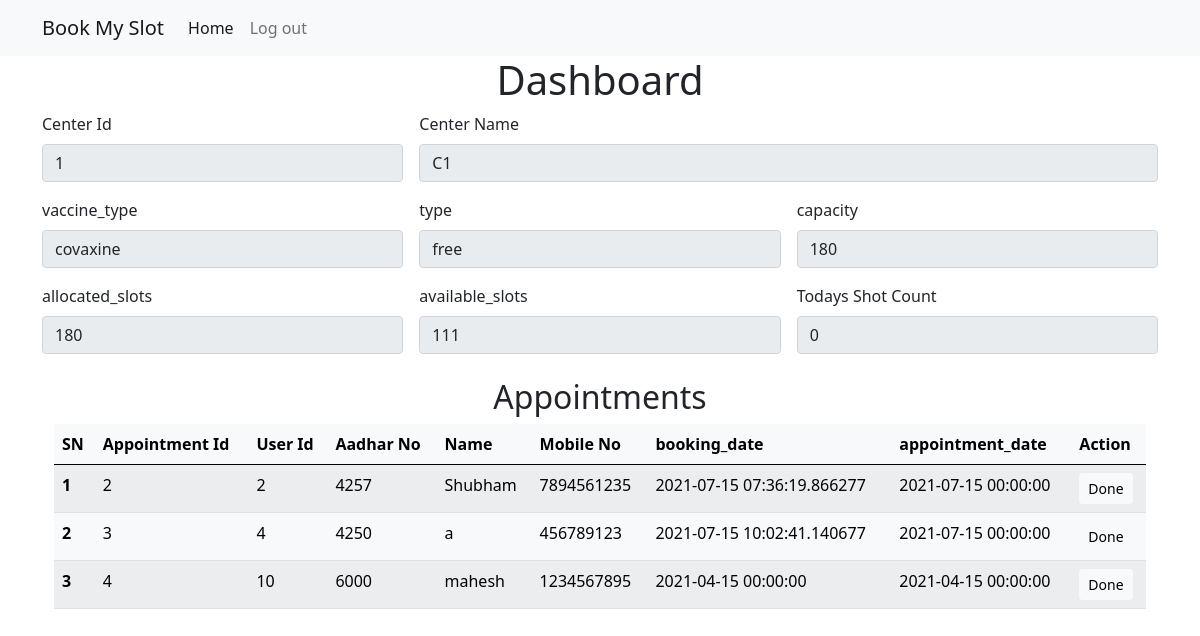
/center_dashboard (signed in), run on the app's committed database.
### models.py (models this page shows)
class Center(db.Model):
    __tablename__= 'centers'
    center_id=db.Column(db.Integer, primary_key=True)
    center_name=db.Column(db.String(100), nullable=False)
    city=db.Column(db.String(100), nullable=False)
    district=db.Column(db.String(100), nullable=False)
    pin_code=db.Column(db.String(100), nullable=False)
    capacity=db.Column(db.String(100),nullable=False)
    allocated_slots=db.Column(db.Integer, nullable=False)
    available_slots=db.Column(db.Integer, nullable=False)
    vaccine_type=db.Column(db.String(100),nullable=False)
    type=db.Column(db.String, nullable=False)

class Bookings(db.Model):
    __tablename__= 'bookings'
    booking_id=db.Column(db.Integer, primary_key=True)
    user_id=db.Column(db.Integer,db.ForeignKey('users.id'))
    center_id=db.Column(db.Integer,db.ForeignKey('centers.center_id'))
    vaccine=db.Column(db.String(100),default='V1')
    type=db.Column(db.String,default='free')
    booking_date=db.Column(db.DateTime, default=datetime.datetime.utcnow())
    appointment_date=db.Column(db.DateTime, default=datetime.datetime.utcnow())

class User(db.Model,UserMixin):
    __tablename__= 'users'
    id=db.Column(db.Integer, primary_key=True)
    first_name=db.Column(db.String(100), nullable=False)
    last_name=db.Column(db.String(100), nullable=False)
    aadhar_no=db.Column(db.Integer(), nullable=False)
    birth_year=db.Column(db.Integer(), nullable=False)
    email=db.Column(db.String(100),nullable=False)
    mobile_no=db.Column(db.Integer(), nullable=False)
    password=db.Column(db.String(100), nullable=False)
    dose = db.Column(db.Integer(), nullable=True)

### routes.py (the view)
@app.route("/center_dashboard")
def center_dashboard():
    center =get_center(current_user.center_id)
    data=user_and_appo_data()
    return render_template('center_dashboard.html',center=center,data=data)

### auth.py (called while the page is built)
@login_manager.user_loader
def load_user(user_id):
    user=session.get('user_cat')
    if user == "Staff":
        return Staff.query.get(user_id)
    else:
        return User.query.get(user_id)

### models.py (called while the page is built)
def get_center(center_id):
    result = Center.query.get(center_id)
    center = center_schema.dump(result)
    return center

def user_and_appo_data():
    result = db.session.query(User,Bookings).join(Bookings).all()
    data = []
    for u,b in result:
        dic = {
        "birth_year":u.birth_year,
        "user_id":u.id,
        "mobile_no":u.mobile_no,
        "last_name":u.last_name,
        "dose":u.dose,
        "email":u.email,
        "first_name":u.first_name,
        "aadhar_no":u.aadhar_no,
        "booking_date":b.booking_date,
        "center_id":b.center_id,
        "appointment_date":b.appointment_date,
        "booking_id":b.booking_id,
        }
        data.append(dic)
        dic = {}
    return data

### templates/center_dashboard.html (shortened to what this page needs)
{% extends 'base.html' %}
{% block body %}
<div class="container profile-container">
    <h1 class="center-text">Dashboard</h1>
    <form class="row g-3 " >
        <div class="col-md-4">
            <label for="center_id" class="form-label">Center Id</label>
            <input type="number" class="form-control" id="center_id" value={{center.center_id}} disabled>
        </div>
        <div class="col-md-8">
            <label for="center_name" class="form-label">Center Name</label>
            <input type="text" class="form-control" id="name" name="center_name" value={{center.center_name}} disabled>
        </div>
        <div class="col-md-4">
            <label for="vaccine_type" class="form-label">vaccine_type</label>
            <input type="text" class="form-control" id="vaccine_type" value={{center.vaccine_type}} disabled>
        </div>
        <div class="col-md-4">
            <label for="type" class="form-label">type</label>
            <input type="text" class="form-control" id="vaccine_type" value={{center.type}} disabled>
        </div>
        <div class="col-md-4">
            <label for="capacity" class="form-label">capacity</label>
            <input type="number" class="form-control" id="capacity" value="{{center.capacity}}" disabled>
        </div>
        <div class="col-md-4">
            <label for="allocated_slots" class="form-label">allocated_slots</label>
            <input type="number" class="form-control" id="allocated_slots" value="{{center.allocated_slots}}" disabled>
        </div>
        <div class="col-md-4">
            <label for="available_slots" class="form-label">available_slots</label>
            <input type="number" class="form-control" id="available_slots" value="{{center.available_slots}}" disabled>
        </div>
        <div class="col-md-4">
            <label for="shout_count" class="form-label">Todays Shot Count</label>
            <input type="number" class="form-control" id="shout_count" value="0" disabled>
        </div>
    </form>
    <div class="container my-4">
        <h2 class="center-text">Appointments</h2>
          {% if data|length ==0 %}
          <div class="alert alert-warning" role="alert">
            No record found...
          </div>
          {% else %}
      <table class="table table-light table-striped">
        <thead>
            <tr>
              <th scope="col">SN</th>
              <th scope="col">Appointment Id</th>
              <th scope="col">User Id </th>
              <th scope="col">Aadhar No</th>
              <th scope="col">Name</th>
              <th scope="col">Mobile No</th>
              <th scope="col">booking_date</th>
              <th scope="col">appointment_date</th>
              <th scope="col">Action</th>
            </tr>
          </thead>
          <tbody>
            {% for d in data %}
              <tr>
                <th scope="row">{{loop.index}}</th>
                <td>{{d.booking_id}}</td>
                <td>{{d.user_id}}</td>
                <td>{{d.aadhar_no}}</td>
                <td>{{d.first_name}}</td>
                <td>{{d.mobile_no}}</td>
                <td>{{d.booking_date}}</td>
                <td>{{d.appointment_date}}</td>
                <td><a href="/shot_done/{{d.user_id}}" class="btn btn-light btn-sm">Done</a>
              </tr>
              {% endfor %}
          </tbody>
      </table>
      {% endif %}
    </div>
</div>
{% endblock body %}

### templates/base.html (shortened to what this page needs)
<!DOCTYPE html>
<html lang="en">
<head>
    <link href="https://cdn.jsdelivr.net/npm/bootstrap@5.0.2/dist/css/bootstrap.min.css" rel="stylesheet">
    <link rel="stylesheet" href="{{ url_for('static', filename='css/style.css') }} ">
</head>
<body>
    <nav class="navbar navbar-expand-lg navbar-light bg-light">
        <div class="container">
          <a class="navbar-brand" href="#">Book My Slot</a>
          <div class="collapse navbar-collapse" id="navbarSupportedContent">
            <ul class="navbar-nav me-auto mb-2 mb-lg-0">
              <li class="nav-item">
                <a class="nav-link active" aria-current="page" href="#">Home</a>
              </li>
              <li class="nav-item">
                <a class="nav-link" href="{{ url_for('logout') }}">Log out</a>
              </li>
            </ul>
          </div>
        </div>
      </nav>
      {% block body %}
       {% endblock body %}
</body>
</html>

### static/css/style.css (style rules this page uses)
.center-text { text-align: center; }

### data on the page
Center: center_name "C1", vaccine_type "covaxine", type "free", capacity "180"
Bookings: booking_id "2", user_id "2", aadhar_no "4257", first_name "Shubham", mobile_no "7894561235", booking_date "2021-07-15 07:36:19.866277", appointment_date "2021-07-15 00:00:00"
Bookings: booking_id "3", user_id "4", aadhar_no "4250", first_name "a", mobile_no "456789123", booking_date "2021-07-15 10:02:41.140677", appointment_date "2021-07-15 00:00:00"
Bookings: booking_id "4", user_id "10", aadhar_no "6000", first_name "mahesh", mobile_no "1234567895", booking_date "2021-04-15 00:00:00", appointment_date "2021-04-15 00:00:00"
